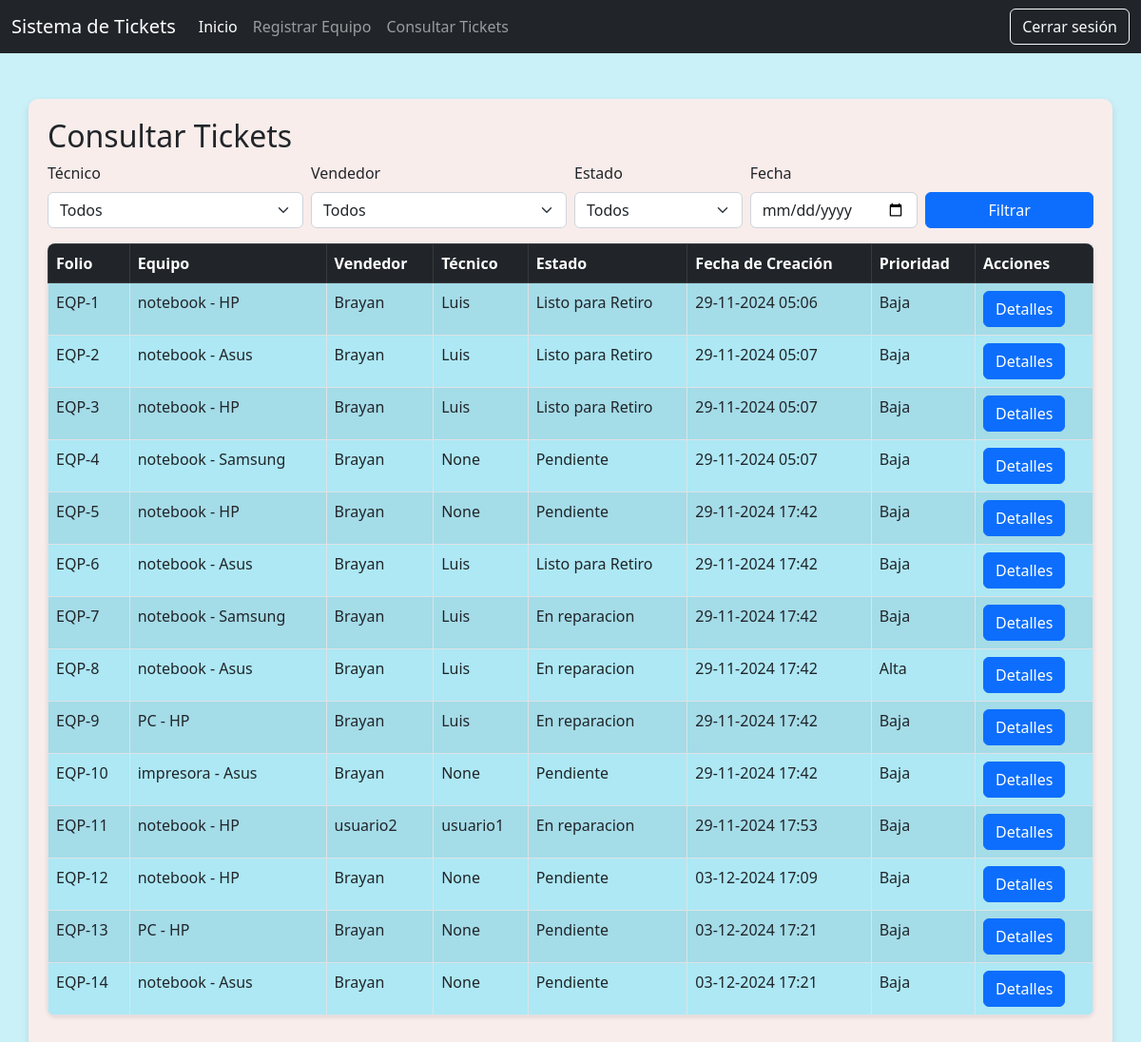
The page /accounts/dueño/tickets_list (signed in) on the database its author committed.
### tickets/models.py (models this page shows, shortened)
class Ticket(models.Model):
    status_ticket = (
        ('pendiente', 'Pendiente'),
        ('diagnostico', 'En diagnostico'),
        ('reparacion', 'En reparacion'),
        ('listo', 'Listo para Retiro')
    )
    equipo = models.ForeignKey(Equipo, on_delete=models.CASCADE, related_name='ticket')
    vendedor = models.ForeignKey(User, on_delete=models.SET_NULL, null=True, blank=True, related_name='tickets_vendidos')
    tecnico = models.ForeignKey(User, on_delete=models.SET_NULL, null=True, blank=True, related_name='tickets_asignados')
    estado = models.CharField(max_length=20, choices=status_ticket, default='pendiente')
    descripcion_reparacion = models.TextField(null=True, blank=True)
    fecha_creacion = models.DateTimeField(auto_now_add=True)
    fecha_actualizacion = models.DateTimeField(auto_now=True)
    prioridad = models.BooleanField(default=False)

class Equipo(models.Model):
    tipo_equipo = (
        ('notebook', 'Notebook'),
        ('PC', 'PC de escritorio'),
        ('impresora', 'Impresora'),
    )
    folio = models.CharField(max_length=20, unique=True, blank=True, null=True)
    tipo = models.CharField(max_length=20, choices=tipo_equipo)
    marca = models.CharField(max_length=50)
    observaciones = models.TextField(null=True, blank=True)
    incluye_cargador = models.BooleanField(default=False)
    creado_por = models.ForeignKey(User, on_delete=models.SET_NULL, null=True, related_name='equipos_creados')
    fecha_creacion = models.DateTimeField(auto_now_add=True)
    def __str__(self):
        return f"{self.tipo} - {self.marca}"

### registration/views.py (called while the page is built)
    def get_queryset(self):
        queryset = Ticket.objects.all()
        tecnico_id = self.request.GET.get('tecnico')
        vendedor_id = self.request.GET.get('vendedor')
        estado = self.request.GET.get('estado')
        fecha = self.request.GET.get('fecha')
        if tecnico_id:
            queryset = queryset.filter(tecnico_id=tecnico_id)
        if vendedor_id:
            queryset = queryset.filter(vendedor_id=vendedor_id)
        if estado:
            queryset = queryset.filter(estado=estado)
        if fecha:
            aware_date = make_aware(datetime.strptime(fecha, "%Y-%m-%d"))
            queryset = queryset.filter(fecha_creacion__date=aware_date)
        return queryset

    def get_context_data(self, **kwargs):
        context = super().get_context_data(**kwargs)
        context['tecnicos'] = User.objects.filter(groups__name='Técnicos')
        context['vendedores'] = User.objects.filter(groups__name='Vendedores')
        context['estados'] = Ticket.status_ticket  # Enum de estados en el modelo Ticket
        return context

### registration/templates/registration/dueño_ticket_list.html (shortened to what this page needs)
{% extends "core/base.html" %}
{% block content %}
<div class="container mt-5">
    <h2>Consultar Tickets</h2>
    <form method="get" class="mb-3">
        <div class="row g-2">
            <div class="col-md-3">
                <label for="tecnico" class="form-label">Técnico</label>
                <select name="tecnico" id="tecnico" class="form-select">
                    <option value="">Todos</option>
                </select>
            </div>
            <div class="col-md-3">
                <label for="vendedor" class="form-label">Vendedor</label>
                <select name="vendedor" id="vendedor" class="form-select">
                    <option value="">Todos</option>
                </select>
            </div>
            <div class="col-md-2">
                <label for="estado" class="form-label">Estado</label>
                <select name="estado" id="estado" class="form-select">
                    <option value="">Todos</option>
                </select>
            </div>
            <div class="col-md-2">
                <label for="fecha" class="form-label">Fecha</label>
                <input type="date" name="fecha" id="fecha" class="form-control" value="{{ request.GET.fecha }}">
            </div>
            <div class="col-md-2 align-self-end">
                <button type="submit" class="btn btn-primary w-100">Filtrar</button>
            </div>
        </div>
    </form>
    <table class="table table-bordered table-striped mt-3">
        <thead class="table-dark">
            <tr>
                <th>Folio</th>
                <th>Equipo</th>
                <th>Vendedor</th>
                <th>Técnico</th>
                <th>Estado</th>
                <th>Fecha de Creación</th>
                <th>Prioridad</th>
                <th>Acciones</th>
              </tr>
        </thead>
        <tbody>
            {% for ticket in tickets %}
            <tr>
                <td>{{ ticket.equipo.folio }}</td>
                <td>{{ ticket.equipo }}</td>
                <td>{{ ticket.vendedor }}</td>
                <td>{{ ticket.tecnico }}</td>
                <td>{{ ticket.get_estado_display }}</td>
                <td>{{ ticket.fecha_creacion|date:"d-m-Y H:i" }}</td>
                <td>{{ ticket.prioridad|yesno:"Alta,Baja" }}</td>
                <td><a href="{% url "detail" ticket.id %}" class="btn btn-primary">Detalles</a></td>
            </tr>
            {% empty %}
            <tr>
                <td colspan="7">No hay tickets disponibles</td>
            </tr>
            {% endfor %}
        </tbody>
    </table>
</div>
{% endblock  %}

### core/templates/core/base.html (style rules this page uses)
body { background-color: #caf0f8; }
.container { background-color: #f8edeb; padding: 20px; border-radius: 10px; box-shadow: 0 4px 8px rgba(0, 0, 0, 0.1); }
table { background-color: #ade8f4; box-shadow: 0 2px 5px rgba(0, 0, 0, 0.1); border-radius: 8px; overflow: hidden; }

### rows shown on the page
Ticket: equipo.folio "EQP-1", equipo "notebook - HP", vendedor "Brayan", tecnico "Luis", estado "Listo para Retiro", fecha_creacion "29-11-2024 05:06", prioridad "Baja"
Ticket: equipo.folio "EQP-2", equipo "notebook - Asus", vendedor "Brayan", tecnico "Luis", estado "Listo para Retiro", fecha_creacion "29-11-2024 05:07", prioridad "Baja"
Ticket: equipo.folio "EQP-3", equipo "notebook - HP", vendedor "Brayan", tecnico "Luis", estado "Listo para Retiro", fecha_creacion "29-11-2024 05:07", prioridad "Baja"
Ticket: equipo.folio "EQP-4", equipo "notebook - Samsung", vendedor "Brayan", tecnico "None", estado "Pendiente", fecha_creacion "29-11-2024 05:07", prioridad "Baja"
Ticket: equipo.folio "EQP-5", equipo "notebook - HP", vendedor "Brayan", tecnico "None", estado "Pendiente", fecha_creacion "29-11-2024 17:42", prioridad "Baja"
Ticket: equipo.folio "EQP-6", equipo "notebook - Asus", vendedor "Brayan", tecnico "Luis", estado "Listo para Retiro", fecha_creacion "29-11-2024 17:42", prioridad "Baja"
Ticket: equipo.folio "EQP-7", equipo "notebook - Samsung", vendedor "Brayan", tecnico "Luis", estado "En reparacion", fecha_creacion "29-11-2024 17:42", prioridad "Baja"
Ticket: equipo.folio "EQP-8", equipo "notebook - Asus", vendedor "Brayan", tecnico "Luis", estado "En reparacion", fecha_creacion "29-11-2024 17:42", prioridad "Alta"
Ticket: equipo.folio "EQP-9", equipo "PC - HP", vendedor "Brayan", tecnico "Luis", estado "En reparacion", fecha_creacion "29-11-2024 17:42", prioridad "Baja"
Ticket: equipo.folio "EQP-10", equipo "impresora - Asus", vendedor "Brayan", tecnico "None", estado "Pendiente", fecha_creacion "29-11-2024 17:42", prioridad "Baja"
Ticket: equipo.folio "EQP-11", equipo "notebook - HP", vendedor "usuario2", tecnico "usuario1", estado "En reparacion", fecha_creacion "29-11-2024 17:53", prioridad "Baja"
Ticket: equipo.folio "EQP-12", equipo "notebook - HP", vendedor "Brayan", tecnico "None", estado "Pendiente", fecha_creacion "03-12-2024 17:09", prioridad "Baja"
Ticket: equipo.folio "EQP-13", equipo "PC - HP", vendedor "Brayan", tecnico "None", estado "Pendiente", fecha_creacion "03-12-2024 17:21", prioridad "Baja"
Ticket: equipo.folio "EQP-14", equipo "notebook - Asus", vendedor "Brayan", tecnico "None", estado "Pendiente", fecha_creacion "03-12-2024 17:21", prioridad "Baja"
